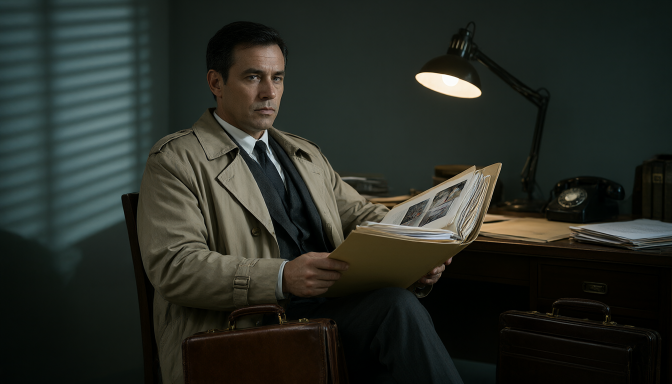
#> input picture projects/samples/demo/keyframes/S1_first.png, 1344 x 768 px, found by its file name (shown at 1/2 size); its folder holds only this picture in this run
$ python contact_sheet.py
#> lines starting #> are read from the running program, lines starting #| are printed output that depends on the picture
# -*- coding: utf-8 -*-
"""Build a labelled contact sheet of all keyframes for human review."""
import os
from PIL import Image, ImageDraw

KF = r"E:\projects\推理\R18_video\output\keyframes"
OUT = r"E:\projects\推理\R18_video\output\keyframes_contact_sheet.png"
TW, TH = 448, 256  # thumb size ~1344x768 /3

def main():
    rows = []
    for i in range(1, 11):
        sid = "S%d" % i
        pair = []
        for kind in ("first", "last"):
            p = os.path.join(KF, "%s_%s.png" % (sid, kind))
            if os.path.exists(p):
                im = Image.open(p).convert("RGB").resize((TW, TH), Image.LANCZOS)
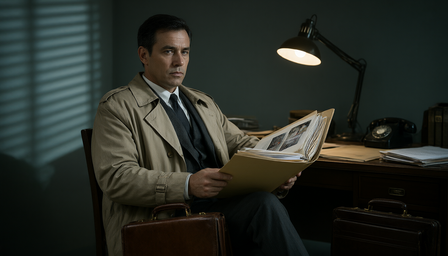
#> im: PIL image 448x256 RGB; mean R, G, B 39.5, 43.8, 37.5
                pair.append((kind, im))
            else:
                blank = Image.new("RGB", (TW, TH), (24, 24, 30))
                d = ImageDraw.Draw(blank)
                d.text((8, 8), "MISSING %s_%s" % (sid, kind), fill=(255, 80, 80))
                pair.append((kind, blank))
        rows.append((sid, pair))
    pad, label_h = 8, 22
    W = pad + (TW * 2 + pad) + pad
    H = pad + len(rows) * (TH + label_h + pad) + pad
    sheet = Image.new("RGB", (W, H), (12, 12, 16))
    d = ImageDraw.Draw(sheet)
    y = pad
    for sid, pair in rows:
        x = pad
        for kind, im in pair:
            sheet.paste(im, (x, y + label_h))
            d.text((x + 4, y + 4), "%s %s" % (sid, kind), fill=(255, 230, 120))
            x += TW + pad
        y += TH + label_h + pad
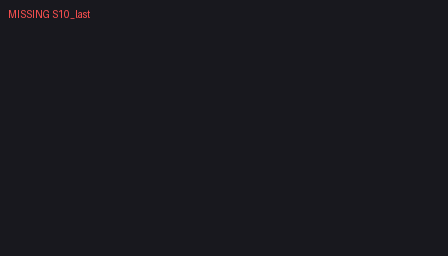
#> im: PIL image 448x256 RGB; mean R, G, B 24.4, 24.1, 30.1
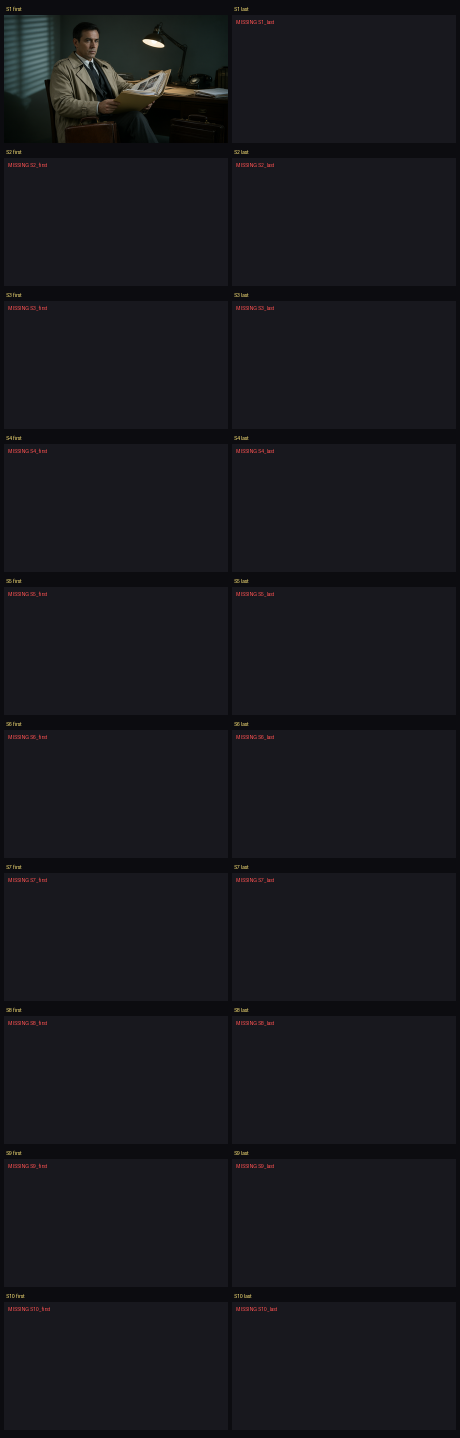
#> sheet: PIL image 920x2876 RGB (shown at 1/2 size); mean R, G, B 23.5, 23.5, 28.6
    sheet.save(OUT)
    print(OUT)

if __name__ == "__main__":
    main()
